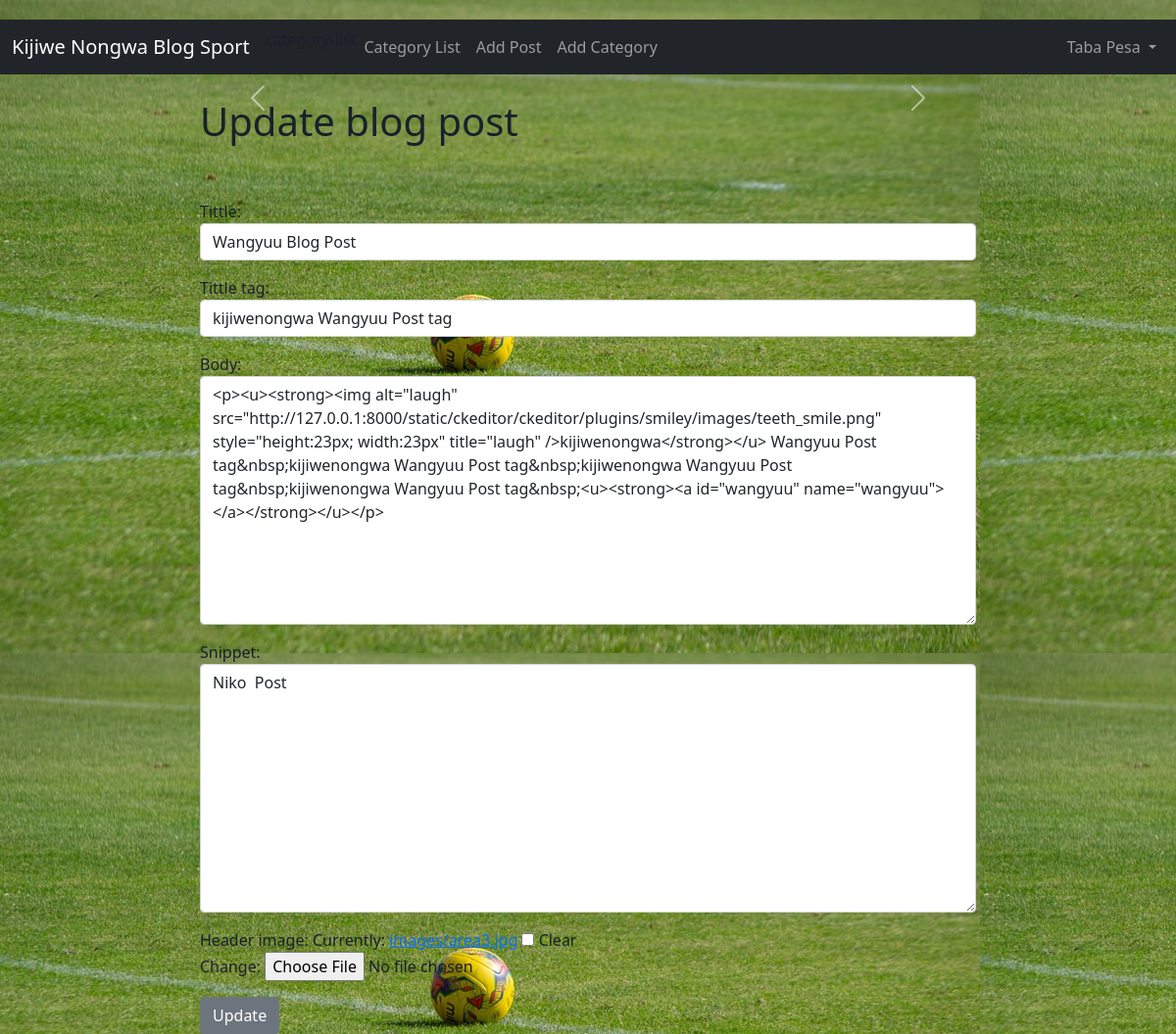
The page /Article/edit/21 (signed in) on the database its author committed.
### kijiwenongwa_app/models.py (models this page shows, shortened)
class Post(models.Model):
    tittle = models.CharField(max_length=255)
    header_image = models.ImageField(null=True, blank=True, upload_to="images/")
    tittle_tag = models.CharField(max_length=50, default='kijiwenongwa')
    author = models.ForeignKey(User, on_delete=models.CASCADE)
    body = RichTextField(blank=True, null=True)
    post_date = models.DateField(auto_now_add=True)
    Category = models.CharField(max_length=255, default='coding')
    snippet = models.CharField(max_length=255)
    likes = models.ManyToManyField(User, related_name='blog_posts')

### kijiwenongwa_app/views.py (the view)
# urls.py: path('Article/edit/<int:pk>', UpdatePostView.as_view(), name='update_post'),
class UpdatePostView(UpdateView):
    model = Post
    template_name = 'update_post.html'
    form_class = UpdatePostForm

### kijiwenongwa_app/form.py
class UpdatePostForm(forms.ModelForm):
    class Meta:
        model = Post
        fields = ('tittle', 'tittle_tag', 'body','snippet','header_image')
        widgets = {
            'tittle': forms.TextInput(attrs={'class': 'form-control', 'placeholder': 'Enter your tittle here'}),
            'tittle_tag': forms.TextInput(attrs={'class': 'form-control'}),
            'body': forms.Textarea(attrs={'class': 'form-control'}),
            'snippet': forms.Textarea(attrs={'class': 'form-control'}),
        }

### template/update_post.html (shortened to what this page needs)
{% extends 'base.html' %}
{% block content %}
{% if user.is_authenticated %}
{% if user.id == post.author.id %}
<h1> Update blog post </h1>
<br><br>
<div class="form-group">
    <form method="POST">
        {{form.as_p}}
        <button class="btn btn-secondary">Update</button>
    </form>
</div>
{% else %}
<h4>Your not allowed to edit the post which you have not create ..)</h4>
{% endif %}
{% else %}
<h3>Please login </h3>
{% endif %}
{% endblock %}

### template/base.html (shortened to what this page needs)
{% load static %}
<!doctype html>
<html lang="en">
<head>
    <link href="https://cdn.jsdelivr.net/npm/bootstrap@5.0.0-beta2/dist/css/bootstrap.min.css" rel="stylesheet">
    <link rel="stylesheet" href="{% static 'font-awesome-4.7.0/css/font-awesome.min.css' static %}">
    <link href="{% static 'the_blog/css/stylesheet.css' %}" rel="stylesheet">
</head>
<body>
<nav class="navbar navbar-expand-lg navbar-dark bg-dark">
    <div class="container-fluid">
        <a class="navbar-brand" href="{% url 'home' %}">Kijiwe Nongwa Blog Sport </a>
        <div class="collapse navbar-collapse" id="navbarSupportedContent">
            <ul class="navbar-nav me-auto mb-2 mb-lg-0">
                {% if cat_menu %}
                <li class="nav-item dropdown">
                    <a class="nav-link dropdown-toggle" href="#" id="navbarDropdown" role="button" data-bs-toggle="dropdown" aria-expanded="false">
                        Categories
                    </a>
                    <div class="dropdown-menu" aria-labelledby="navbarDropdown">
                        {% for item in cat_menu %}
                        <a class="dropdown-item" href="{% url 'category' item %}">{{item}}</a>
                        {% endfor %}
                    </div>
                </li>
                {% else %}
                <li class="nav-item">
                    <a class="nav-link" href="{% url 'category-list' %}">Category List</a>
                </li>
                {% endif  %}
                {% if user.is_authenticated %}
                <li class="nav-item">
                    <a class="nav-link" href="{% url 'add_post' %}">Add Post</a>
                </li>
                <li class="nav-item">
                    <a class="nav-link" href="{% url 'add_category' %}">Add Category</a>
                </li>
                {% endif %}
            </ul>
            {% if user.is_authenticated %}
            <ul class="navbar-nav ml-auto">
                <li class="nav-item dropdown">
                    <a class="nav-link dropdown-toggle" href="#" role="button" data-bs-toggle="dropdown" aria-expanded="false">
                        {{user.first_name}}
                        {{user.last_name}}
                    </a>
                </li>
            </ul>
            {% endif %}
        </div>
    </div>
</nav>
<br>
<div class="row">
    <div class="col-sm-2">
    </div>
    <div class="col-sm-8">
        <div class="carousel slide carousel-fade" data-bs-ride="carousel">
            <button class="carousel-control-prev" type="button" data-bs-target="#carouselExampleFade" data-bs-slide="prev">
                <span class="carousel-control-prev-icon" aria-hidden="true"></span>
            </button>
            <button class="carousel-control-next" type="button" data-bs-target="#carouselExampleFade" data-bs-slide="next">
                <span class="carousel-control-next-icon" aria-hidden="true"></span>
            </button>
        </div>
        {% block content %}
        {% endblock %}
</div>
        <div class="col-sm-2">
        </div>
    </div>
</body>
</html>

### static/the_blog/css/stylesheet.css (style rules this page uses)
body { background-image: url("../images/hd2.jpg"); }
body { margin-top:20px; color: #1a202c; text-align: left; background-color: #e2e8f0; }

### rows shown on the page
Post: tittle "Wangyuu Blog Post", tittle_tag "kijiwenongwa Wangyuu Post tag", body "<p><u><strong><img alt=\"laugh\" src=\"http://127.0.0.1:8000/static/ckeditor/ckeditor/plugins/smiley/images/teeth_smile.png\" style=\"height:23px; width:23px\" title=\"laugh\" />kijiwenongwa</strong></u> Wangyuu Post tag&nbsp;kijiwenongwa Wangyuu Post tag&nbsp;kijiwenongwa Wangyuu Post tag&nbsp;kijiwenongwa Wangyuu Post tag&nbsp;<u><strong><a id=\"wangyuu\" name=\"wangyuu\"></a></strong></u></p>", snippet "Niko Post"

### other values the page prints
{{ user.first_name }} "Taba"
{{ user.last_name }} "Pesa"
